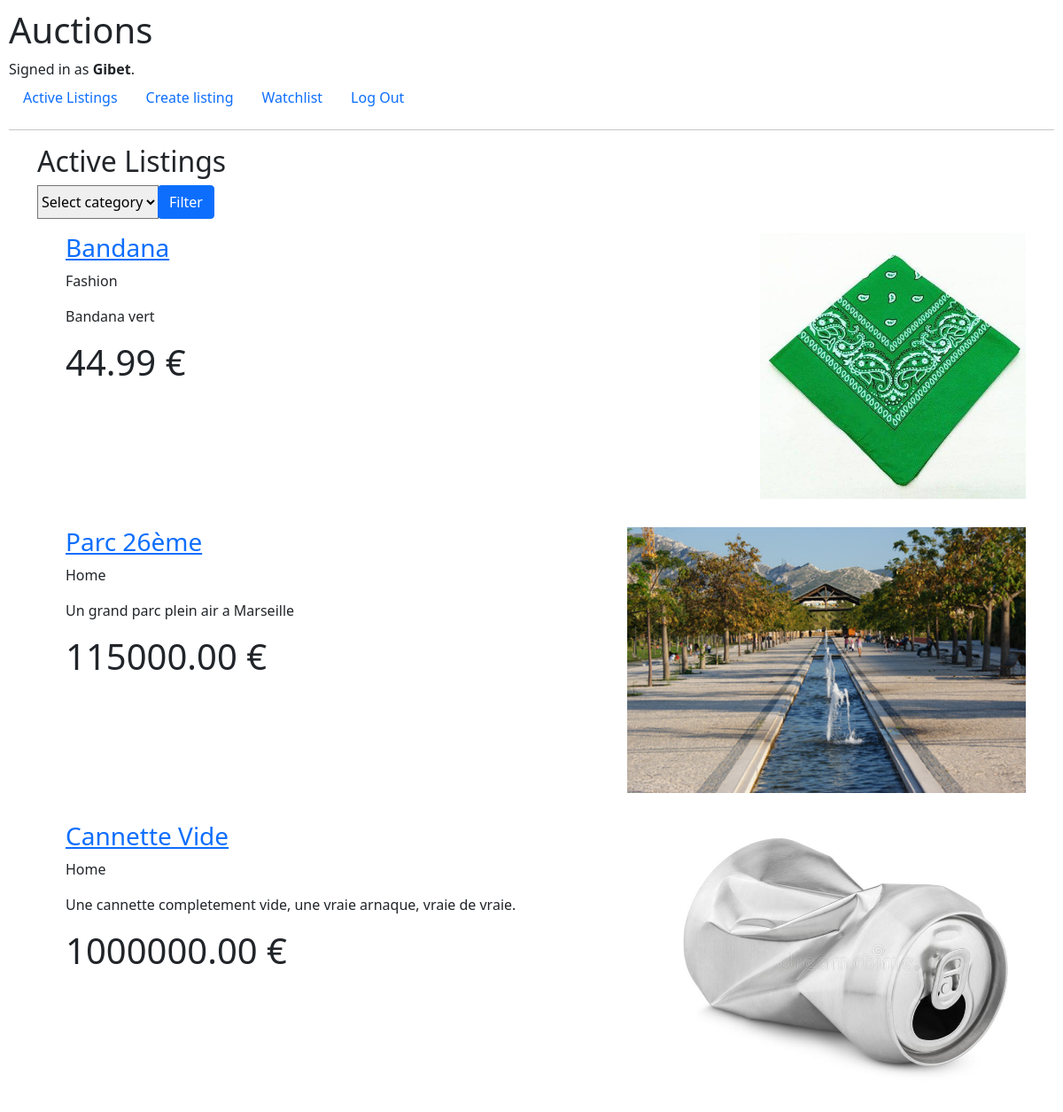
Screenshot of / (signed in) with the database file from the repository.
### auctions/models.py (models this page shows, shortened)
class User(AbstractUser):
    pass

class Listing(models.Model):
    author = models.ForeignKey(User, on_delete=models.CASCADE)
    name = models.CharField(max_length=80)
    descryption = models.CharField(max_length=240)
    image = models.ImageField(null=True, blank=True, default='',upload_to='img')
    category = models.ForeignKey(Category, on_delete=models.CASCADE)
    price = models.DecimalField(max_digits=9, decimal_places=2)
    opened =models.BooleanField(default=True)

class Category(models.Model):
    name = models.CharField(max_length=50)
    def __str__(self):
        return f"{self.name}"

### auctions/views.py (the view)
# urls.py: path("", views.index, name="index"),
def index(request):
    if request.GET.get("filter"):
        filter = request.GET.get("filter")
        return render(request, "auctions/index.html", {
            "listings": Listing.objects.filter(category = filter, opened = True),
            "categories": Category.objects.all()
        })
    else:
        return render(request, "auctions/index.html", {
            "listings": Listing.objects.filter(opened = True),
            "categories": Category.objects.all()
    })

### auctions/templates/auctions/index.html (shortened to what this page needs)
{% extends "auctions/layout.html" %}
{% block body %}
    <div class="container">
    <h2>Active Listings</h2>
        <form action="{% url 'index' %}">
            <div class="input-group">
                <select class="custom-select" name='filter'>
                    <option style='display:none'>Select category</option>
                </select>
                <div class="input-group-append">
                    <button type="submit" class="btn btn-primary">Filter</button>
                </div>
            </div>
        </form>
    </div>
    <div class="container">
        <ul>
            {% for listing in listings %}
                <div class="row py-3">
                    <div class="col-sm-6 feature">
                        <a href="{% url 'listing' item_id=listing.id %}"><h3>{{ listing.name }}</h3></a>
                        <p>{{ listing.category }}</p>
                        <p>{{ listing.descryption }}</p>
                        <h1>{{ listing.price }} €</h1>
                    </div>
                    <div id="image" class="col-sm-6 feature">
                        <img src="{{ listing.image.url }}" alt={{ listing.image }} style="max-height:300px" onerror="this.src='https://www.pelectra.fr/includes/uploads/core/error_not_found.jpg?img=9326.08.15.5000.f.jpg'"></img>
                    </div>
                </div>
            {% empty %}
                <li>No Listings</li>
            {% endfor %}
        </ul>
    </div>
{% endblock %}

### auctions/templates/auctions/layout.html (shortened to what this page needs)
{% load static %}
<!DOCTYPE html>
<html lang="en">
    <head>
        <link href="https://cdn.jsdelivr.net/npm/bootstrap@5.1.3/dist/css/bootstrap.min.css" rel="stylesheet">
        <link href="{% static 'auctions/styles.css' %}" rel="stylesheet">
    </head>
    <body>
        <h1>Auctions</h1>
        <div>
            {% if user.is_authenticated %}
                Signed in as <strong>{{ user.username }}</strong>.
            {% else %}
                Not signed in.
            {% endif %}
        </div>
        <ul class="nav">
            <li class="nav-item">
                <a class="nav-link" href="{% url 'index' %}">Active Listings</a>
            </li>
            {% if user.is_authenticated %}
                <li class="nav-item">
                    <a class="nav-link" href="{% url 'create listing' %}">Create listing</a>
                </li>
                <li class="nav-item">
                    <a class="nav-link" href="{% url 'watchlist' %}">Watchlist</a>
                </li>
                <li class="nav-item">
                    <a class="nav-link" href="{% url 'logout' %}">Log Out</a>
                </li>
            {% endif %}
        </ul>
        <hr>
        {% block body %}
        {% endblock %}
    </body>
</html>

### auctions/static/auctions/styles.css (style rules this page uses)
body { padding: 10px; }
.custom-select { width: fit-content; }
#image { display: flex; justify-content: flex-end; align-items: flex-end; }

### rows the page displays
User: username "Gibet"
Listing: name "Bandana", category "Fashion", descryption "Bandana vert", price "44.99", image (picture)
Listing: name "Parc 26ème", category "Home", descryption "Un grand parc plein air a Marseille", price "115000.00", image (picture)
Listing: name "Cannette Vide", category "Home", descryption "Une cannette completement vide, une vraie arnaque, vraie de vraie.", price "1000000.00", image (picture)
